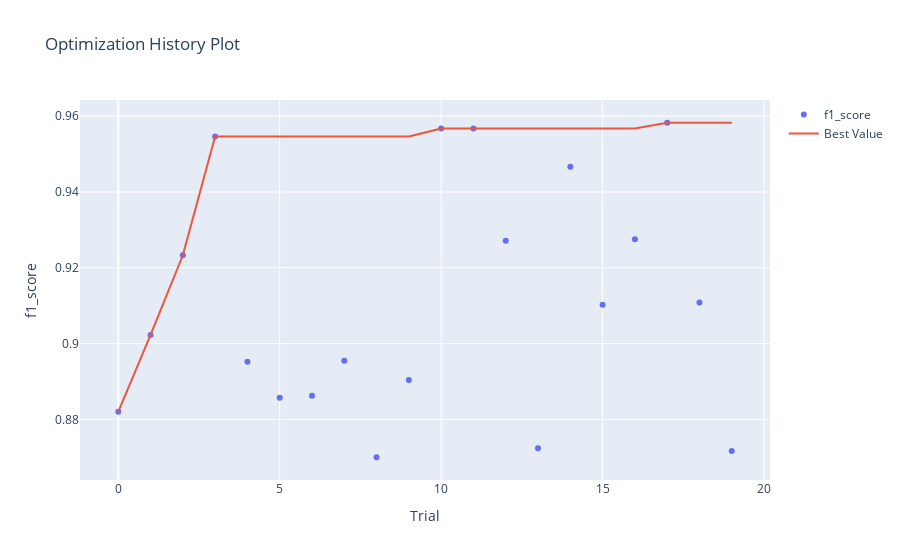

Notebook code cell kept with this figure:
### Markdown cell above
График истории оптимизации - отображает количество испытаний на оси Х и метрику на оси Y.

Следует использовать эту диаграмму, чтобы проверить, идет ли оптимизация гиперпараметров в правильном направлении или нет.

### Code cell
optuna.visualization.plot_optimization_history(study, target_name="f1_score")

### Figure 1 — Plotly figure (JSON) as saved in the notebook; plotly's stock layout.template omitted (floating-point values rounded to 4 significant figures)
{"data": [{"mode": "markers", "name": "f1_score", "type": "scatter", "x": [0, 1, 2, 3, 4, 5, 6, 7, 8, 9, 10, 11, 12, 13, 14, 15, 16, 17, 18, 19], "y": [0.882, 0.9023, 0.9233, 0.9547, 0.8952, 0.8857, 0.8862, 0.8954, 0.87, 0.8904, 0.9568, 0.9568, 0.9271, 0.8724, 0.9466, 0.9102, 0.9275, 0.9583, 0.9108, 0.8717]}, {"mode": "lines", "name": "Best Value", "type": "scatter", "x": [0, 1, 2, 3, 4, 5, 6, 7, 8, 9, 10, 11, 12, 13, 14, 15, 16, 17, 18, 19], "y": [0.882, 0.9023, 0.9233, 0.9547, 0.9547, 0.9547, 0.9547, 0.9547, 0.9547, 0.9547, 0.9568, 0.9568, 0.9568, 0.9568, 0.9568, 0.9568, 0.9568, 0.9583, 0.9583, 0.9583]}, {"marker": {"color": "#cccccc"}, "mode": "markers", "name": "Infeasible Trial", "showlegend": false, "type": "scatter", "x": [], "y": []}], "layout": {"title": {"text": "Optimization History Plot"}, "xaxis": {"title": {"text": "Trial"}}, "yaxis": {"title": {"text": "f1_score"}}}}
